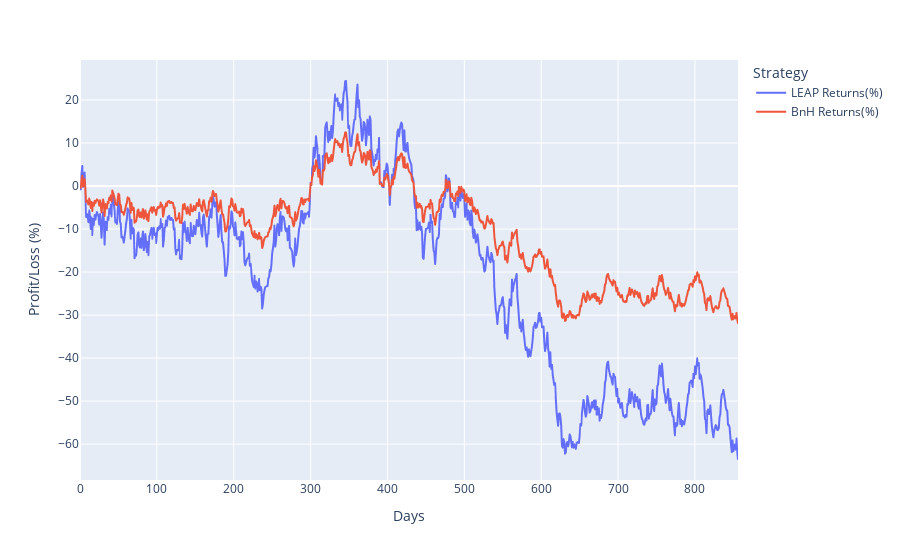

The notebook cell saved with this chart:
### Code cell
import plotly.express as px

fig = px.line(returns,x="Days", y=["LEAP Returns(%)", "BnH Returns(%)"], labels={"value":"Profit/Loss (%)", "variable":"Strategy"})
fig.show()

### Figure 1 — Plotly figure (JSON) as saved in the notebook; plotly's stock layout.template omitted (floating-point values rounded to 4 significant figures; data arrays with more than 128 entries replaced by an {"elided": "..."} marker saying what was removed)
{"data": [{"hovertemplate": "Strategy=LEAP Returns(%)<br>Days=%{x}<br>Profit/Loss (%)=%{y}<extra></extra>", "legendgroup": "LEAP Returns(%)", "line": {"color": "#636efa", "dash": "solid"}, "mode": "lines", "name": "LEAP Returns(%)", "showlegend": true, "type": "scattergl", "x": {"elided": "857 int values"}, "xaxis": "x", "y": {"elided": "857 float values"}, "yaxis": "y"}, {"hovertemplate": "Strategy=BnH Returns(%)<br>Days=%{x}<br>Profit/Loss (%)=%{y}<extra></extra>", "legendgroup": "BnH Returns(%)", "line": {"color": "#EF553B", "dash": "solid"}, "mode": "lines", "name": "BnH Returns(%)", "showlegend": true, "type": "scattergl", "x": {"elided": "857 int values"}, "xaxis": "x", "y": {"elided": "857 float values"}, "yaxis": "y"}], "layout": {"legend": {"title": {"text": "Strategy"}, "tracegroupgap": 0}, "margin": {"t": 60}, "xaxis": {"anchor": "y", "domain": [0, 1], "title": {"text": "Days"}}, "yaxis": {"anchor": "x", "domain": [0, 1], "title": {"text": "Profit/Loss (%)"}}}}
